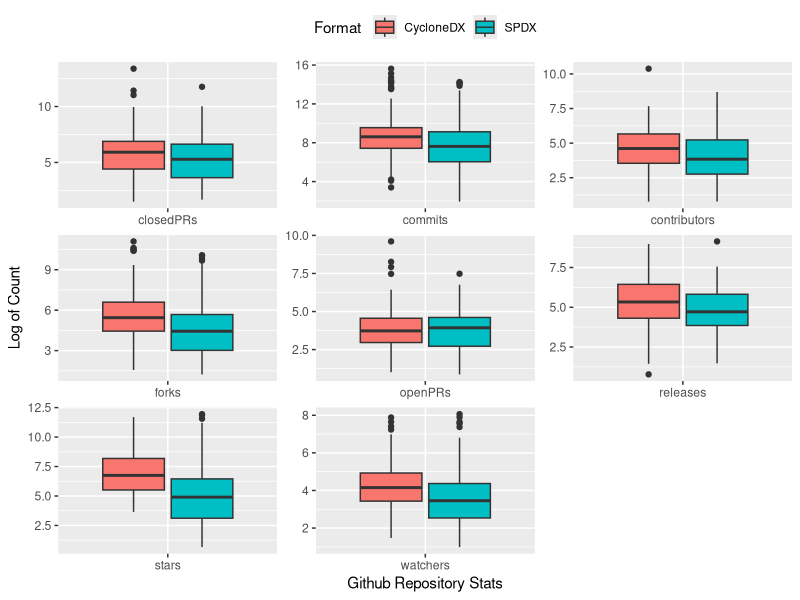
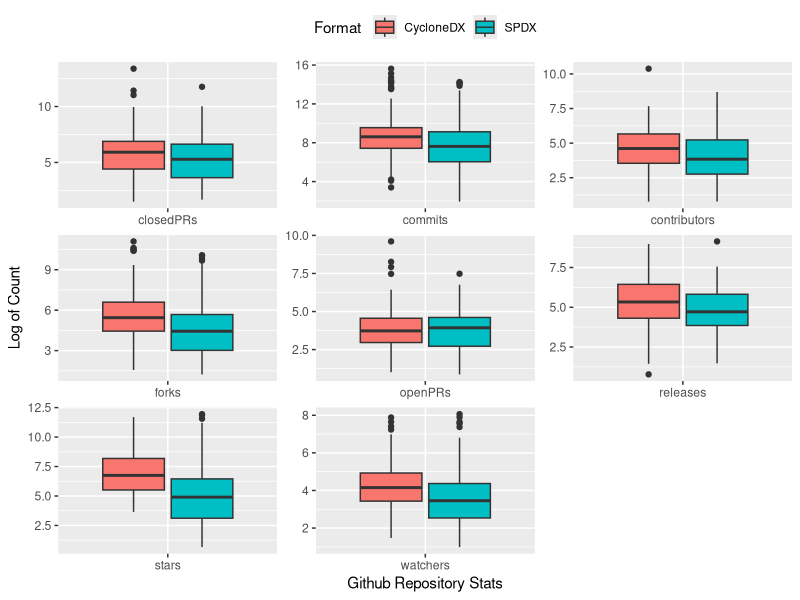

Source code (R) for these figures, in order:
# load packages
library(dplyr)
library(tidyr)
library(ggplot2)
if (!file.exists("top250_projects.csv") && dir.exists("RQ4-project")) setwd("RQ4-project")

raw <- read.csv("top250_projects.csv")
metrics <- c("contributors", "openIssues", "closedIssues", "commits", "openPRs",
             "closedPRs", "releases", "forks", "stars", "watchers")

# collection date and repo creation date; metrics are normalized by repository age (per 10,000 days)
date1 <- as.POSIXct("2025-05-01", tz = "UTC", format = "%Y-%m-%d")
date2 <- as.POSIXct(raw$creation_date, tz = "UTC", format = "%Y-%m-%d")
raw$days <- as.numeric(difftime(date1, date2, units = "days"))
df2 <- raw[, c("type", "tool_used", "link", "creation_date", "days", metrics)]
df2[, metrics] <- df2[, metrics] / df2$days * 10000

gathered_df <- gather(df2, attribute, count, all_of(metrics))
gathered_df$link <- NULL
gathered_df$tool_used <- NULL
gathered_df$creation_date <- NULL
gathered_df$days <- NULL

df <- gathered_df
df <- df %>%
  filter(attribute!="closedIssues") %>%
  filter(attribute!="openIssues") 

plot <- ggplot(df, aes(x=reorder(attribute, -(as.numeric(count))), y=log(as.numeric(count)), fill=type)) + 
  geom_boxplot() +
  ylab("Log of Count") + xlab("Github Repository Stats") +
  labs(fill = "Format ") +
  theme(legend.position="top") +
  facet_wrap( ~ attribute, scales="free") +
  theme(
    strip.background = element_blank(),
    strip.text.x = element_blank()
  )

plot

pdf(file = "top250_metrics.pdf",width = 4, height = 3.5)
plot
dev.off()



# WILCOXON STARTS!

df <- gathered_df
names(df)[names(df) == "type"] <- "identifier"

df <- df %>%
  filter(count>=0) 
df <- na.omit(df)

class_spdx <- subset(df, identifier == "SPDX")
class_cdx <- subset(df, identifier == "CycloneDX")
# Perform paired Wilcoxon signed-rank test for each identifier
p_values <- list()
for (id in unique(df$attribute)) {
  cat("attribute:", id, "\n")
  
  # Subset data for the current identifier
  id_data_A <- as.numeric(subset(class_spdx, attribute == id)$count)
  id_data_B <- as.numeric(subset(class_cdx, attribute == id)$count)
  
  # Perform Wilcoxon signed-rank test
  #print(wilcox.test(id_data_A, id_data_B, paired = FALSE))
  
  mw_test <- wilcox.test(id_data_A, id_data_B, paired = FALSE)
  #cat("p-value:", mw_test$p.value, "\n")
  p_values[[id]] <- mw_test$p.value
  
  # Calculate Cliff's delta
  cliffs_delta <- function(x, y) {
    # Cliff's delta = P(x > y) - P(x < y); the Mann-Whitney statistic W counts ties as 1/2
    x <- x[!is.na(x)]; y <- y[!is.na(y)]
    2 * unname(wilcox.test(x, y, exact = FALSE)$statistic) / (length(x) * length(y)) - 1
  }

  delta <- cliffs_delta(id_data_A, id_data_B)
  cat("cliff's delta:", delta, "\n")
  cat("\n")
}

# Convert p_values list to a vector
p_values_vec <- unlist(p_values)

# Adjust p-values using Bonferroni correction
adjusted_p_values <- p.adjust(p_values_vec, method = "bonferroni")

# Print adjusted p-values
for (i in 1:length(adjusted_p_values)) {
  cat("attribute:", names(adjusted_p_values)[i], "\n")
  cat("adjusted p-value: ", adjusted_p_values[i], "\n")
}

mean(df$count)
df3 <- df %>%
  group_by(identifier, attribute) %>%
  summarise(mean=mean(as.numeric(count)/100),
            median = median(as.numeric(count))/100)
